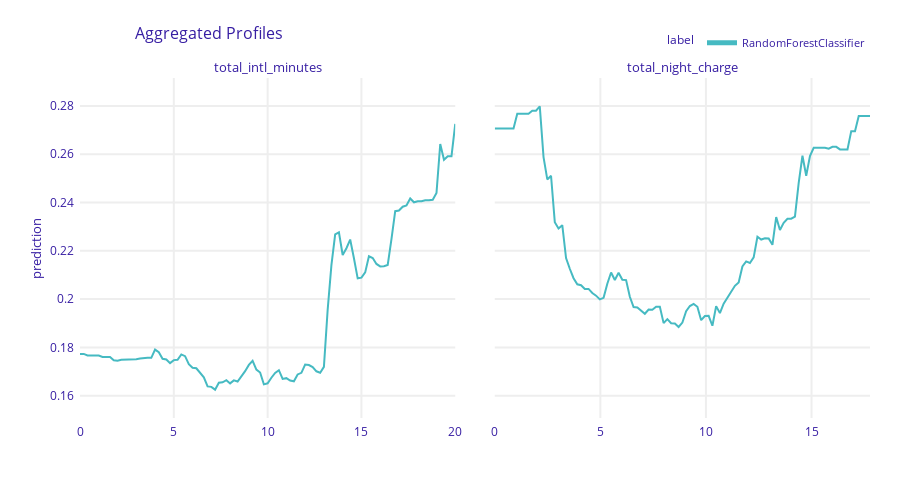

The cell this chart's notebook holds for it:
### Code cell
rfpdp = rfExplainer.model_profile()
rfpdp.plot(variables=['total_intl_minutes', 'total_night_charge'])

### Figure 1 — Plotly figure (JSON) as saved in the notebook; plotly's stock layout.template omitted (floating-point values rounded to 4 significant figures; data arrays with more than 128 entries replaced by an {"elided": "..."} marker saying what was removed)
{"data": [{"customdata": {"elided": "101x3 mixed values"}, "hovertemplate": "<b>%{hovertext}</b><br><br>prediction=%{y:.3f}<br>mean_prediction=%{customdata[0]:.3f}<extra></extra>", "hovertext": ["RandomForestClassifier", "RandomForestClassifier", "RandomForestClassifier", "RandomForestClassifier", "RandomForestClassifier", "RandomForestClassifier", "RandomForestClassifier", "RandomForestClassifier", "RandomForestClassifier", "RandomForestClassifier", "RandomForestClassifier", "RandomForestClassifier", "RandomForestClassifier", "RandomForestClassifier", "RandomForestClassifier", "RandomForestClassifier", "RandomForestClassifier", "RandomForestClassifier", "RandomForestClassifier", "RandomForestClassifier", "RandomForestClassifier", "RandomForestClassifier", "RandomForestClassifier", "RandomForestClassifier", "RandomForestClassifier", "RandomForestClassifier", "RandomForestClassifier", "RandomForestClassifier", "RandomForestClassifier", "RandomForestClassifier", "RandomForestClassifier", "RandomForestClassifier", "RandomForestClassifier", "RandomForestClassifier", "RandomForestClassifier", "RandomForestClassifier", "RandomForestClassifier", "RandomForestClassifier", "RandomForestClassifier", "RandomForestClassifier", "RandomForestClassifier", "RandomForestClassifier", "RandomForestClassifier", "RandomForestClassifier", "RandomForestClassifier", "RandomForestClassifier", "RandomForestClassifier", "RandomForestClassifier", "RandomForestClassifier", "RandomForestClassifier", "RandomForestClassifier", "RandomForestClassifier", "RandomForestClassifier", "RandomForestClassifier", "RandomForestClassifier", "RandomForestClassifier", "RandomForestClassifier", "RandomForestClassifier", "RandomForestClassifier", "RandomForestClassifier", "RandomForestClassifier", "RandomForestClassifier", "RandomForestClassifier", "RandomForestClassifier", "RandomForestClassifier", "RandomForestClassifier", "RandomForestClassifier", "RandomForestClassifier", "RandomForestClassifier", "RandomForestClassifier", "RandomForestClassifier", "RandomForestClassifier", "RandomForestClassifier", "RandomForestClassifier", "RandomForestClassifier", "RandomForestClassifier", "RandomForestClassifier", "RandomForestClassifier", "RandomForestClassifier", "RandomForestClassifier", "RandomForestClassifier", "RandomForestClassifier", "RandomForestClassifier", "RandomForestClassifier", "RandomForestClassifier", "RandomForestClassifier", "RandomForestClassifier", "RandomForestClassifier", "RandomForestClassifier", "RandomForestClassifier", "RandomForestClassifier", "RandomForestClassifier", "RandomForestClassifier", "RandomForestClassifier", "RandomForestClassifier", "RandomForestClassifier", "RandomForestClassifier", "RandomForestClassifier", "RandomForestClassifier", "RandomForestClassifier", "RandomForestClassifier"], "legendgroup": "RandomForestClassifier", "line": {"color": "#46bac2", "dash": "solid", "width": 2}, "marker": {"symbol": "circle"}, "mode": "lines", "name": "RandomForestClassifier", "opacity": 1, "orientation": "v", "showlegend": true, "type": "scatter", "x": [0, 0.2, 0.4, 0.6, 0.8, 1, 1.2, 1.4, 1.6, 1.8, 2, 2.2, 2.4, 2.6, 2.8, 3, 3.2, 3.4, 3.6, 3.8, 4, 4.2, 4.4, 4.6, 4.8, 5, 5.2, 5.4, 5.6, 5.8, 6, 6.2, 6.4, 6.6, 6.8, 7, 7.2, 7.4, 7.6, 7.8, 8, 8.2, 8.4, 8.6, 8.8, 9, 9.2, 9.4, 9.6, 9.8, 10, 10.2, 10.4, 10.6, 10.8, 11, 11.2, 11.4, 11.6, 11.8, 12, 12.2, 12.4, 12.6, 12.8, 13, 13.2, 13.4, 13.6, 13.8, 14, 14.2, 14.4, 14.6, 14.8, 15, 15.2, 15.4, 15.6, 15.8, 16, 16.2, 16.4, 16.6, 16.8, 17, 17.2, 17.4, 17.6, 17.8, 18, 18.2, 18.4, 18.6, 18.8, 19, 19.2, 19.4, 19.6, 19.8, 20], "xaxis": "x", "y": [0.1773, 0.1773, 0.1766, 0.1766, 0.1766, 0.1766, 0.176, 0.176, 0.176, 0.1747, 0.1745, 0.1749, 0.1749, 0.1749, 0.175, 0.1751, 0.1754, 0.1757, 0.1757, 0.1757, 0.1791, 0.178, 0.1753, 0.175, 0.1735, 0.1747, 0.1749, 0.1771, 0.1764, 0.1731, 0.1716, 0.1714, 0.1692, 0.1676, 0.1639, 0.1637, 0.1625, 0.1654, 0.1656, 0.1664, 0.1651, 0.1663, 0.1659, 0.1678, 0.1702, 0.1728, 0.1745, 0.1708, 0.1696, 0.1647, 0.1651, 0.1674, 0.1694, 0.1706, 0.1669, 0.1673, 0.1663, 0.166, 0.1688, 0.1695, 0.1729, 0.1727, 0.1719, 0.1701, 0.1695, 0.172, 0.1956, 0.2141, 0.2268, 0.2276, 0.2183, 0.2211, 0.2247, 0.2169, 0.2086, 0.2089, 0.2111, 0.2177, 0.217, 0.2146, 0.2135, 0.2136, 0.2142, 0.2248, 0.2364, 0.2367, 0.2383, 0.2388, 0.2417, 0.2401, 0.2405, 0.2405, 0.241, 0.241, 0.2412, 0.244, 0.2642, 0.2577, 0.2592, 0.2592, 0.2725], "yaxis": "y"}, {"customdata": {"elided": "101x3 mixed values"}, "hovertemplate": "<b>%{hovertext}</b><br><br>prediction=%{y:.3f}<br>mean_prediction=%{customdata[0]:.3f}<extra></extra>", "hovertext": ["RandomForestClassifier", "RandomForestClassifier", "RandomForestClassifier", "RandomForestClassifier", "RandomForestClassifier", "RandomForestClassifier", "RandomForestClassifier", "RandomForestClassifier", "RandomForestClassifier", "RandomForestClassifier", "RandomForestClassifier", "RandomForestClassifier", "RandomForestClassifier", "RandomForestClassifier", "RandomForestClassifier", "RandomForestClassifier", "RandomForestClassifier", "RandomForestClassifier", "RandomForestClassifier", "RandomForestClassifier", "RandomForestClassifier", "RandomForestClassifier", "RandomForestClassifier", "RandomForestClassifier", "RandomForestClassifier", "RandomForestClassifier", "RandomForestClassifier", "RandomForestClassifier", "RandomForestClassifier", "RandomForestClassifier", "RandomForestClassifier", "RandomForestClassifier", "RandomForestClassifier", "RandomForestClassifier", "RandomForestClassifier", "RandomForestClassifier", "RandomForestClassifier", "RandomForestClassifier", "RandomForestClassifier", "RandomForestClassifier", "RandomForestClassifier", "RandomForestClassifier", "RandomForestClassifier", "RandomForestClassifier", "RandomForestClassifier", "RandomForestClassifier", "RandomForestClassifier", "RandomForestClassifier", "RandomForestClassifier", "RandomForestClassifier", "RandomForestClassifier", "RandomForestClassifier", "RandomForestClassifier", "RandomForestClassifier", "RandomForestClassifier", "RandomForestClassifier", "RandomForestClassifier", "RandomForestClassifier", "RandomForestClassifier", "RandomForestClassifier", "RandomForestClassifier", "RandomForestClassifier", "RandomForestClassifier", "RandomForestClassifier", "RandomForestClassifier", "RandomForestClassifier", "RandomForestClassifier", "RandomForestClassifier", "RandomForestClassifier", "RandomForestClassifier", "RandomForestClassifier", "RandomForestClassifier", "RandomForestClassifier", "RandomForestClassifier", "RandomForestClassifier", "RandomForestClassifier", "RandomForestClassifier", "RandomForestClassifier", "RandomForestClassifier", "RandomForestClassifier", "RandomForestClassifier", "RandomForestClassifier", "RandomForestClassifier", "RandomForestClassifier", "RandomForestClassifier", "RandomForestClassifier", "RandomForestClassifier", "RandomForestClassifier", "RandomForestClassifier", "RandomForestClassifier", "RandomForestClassifier", "RandomForestClassifier", "RandomForestClassifier", "RandomForestClassifier", "RandomForestClassifier", "RandomForestClassifier", "RandomForestClassifier", "RandomForestClassifier", "RandomForestClassifier", "RandomForestClassifier", "RandomForestClassifier"], "legendgroup": "RandomForestClassifier", "line": {"color": "#46bac2", "dash": "solid", "width": 2}, "marker": {"symbol": "circle"}, "mode": "lines", "name": "RandomForestClassifier", "opacity": 1, "orientation": "v", "showlegend": false, "type": "scatter", "x": [0, 0.1777, 0.3554, 0.5331, 0.7108, 0.8885, 1.066, 1.244, 1.422, 1.599, 1.777, 1.955, 2.132, 2.31, 2.488, 2.665, 2.843, 3.021, 3.199, 3.376, 3.554, 3.732, 3.909, 4.087, 4.265, 4.442, 4.62, 4.798, 4.976, 5.153, 5.331, 5.509, 5.686, 5.864, 6.042, 6.22, 6.397, 6.575, 6.753, 6.93, 7.108, 7.286, 7.463, 7.641, 7.819, 7.997, 8.174, 8.352, 8.53, 8.707, 8.885, 9.063, 9.24, 9.418, 9.596, 9.774, 9.951, 10.13, 10.31, 10.48, 10.66, 10.84, 11.02, 11.2, 11.37, 11.55, 11.73, 11.91, 12.08, 12.26, 12.44, 12.62, 12.79, 12.97, 13.15, 13.33, 13.51, 13.68, 13.86, 14.04, 14.22, 14.39, 14.57, 14.75, 14.93, 15.1, 15.28, 15.46, 15.64, 15.82, 15.99, 16.17, 16.35, 16.53, 16.7, 16.88, 17.06, 17.24, 17.41, 17.59, 17.77], "xaxis": "x2", "y": [0.2707, 0.2707, 0.2707, 0.2707, 0.2707, 0.2707, 0.2768, 0.2768, 0.2768, 0.2768, 0.278, 0.278, 0.2798, 0.2588, 0.2496, 0.2511, 0.2319, 0.2293, 0.2306, 0.217, 0.2126, 0.2087, 0.2061, 0.2058, 0.2042, 0.2042, 0.2025, 0.2014, 0.1999, 0.2005, 0.2064, 0.211, 0.2079, 0.2109, 0.208, 0.2079, 0.201, 0.1967, 0.1965, 0.1953, 0.1939, 0.1957, 0.1956, 0.1968, 0.1968, 0.1901, 0.1917, 0.19, 0.1899, 0.1885, 0.1903, 0.195, 0.1971, 0.198, 0.1968, 0.1913, 0.193, 0.1931, 0.189, 0.1971, 0.1942, 0.1981, 0.2004, 0.2027, 0.2055, 0.2069, 0.2135, 0.2156, 0.215, 0.2173, 0.2258, 0.2247, 0.2252, 0.2251, 0.2225, 0.234, 0.2286, 0.2316, 0.2333, 0.2333, 0.2342, 0.2481, 0.2594, 0.2511, 0.2593, 0.2627, 0.2625, 0.2627, 0.2627, 0.2623, 0.2631, 0.2631, 0.262, 0.262, 0.262, 0.2696, 0.2696, 0.2758, 0.2758, 0.2758, 0.2758], "yaxis": "y2"}], "layout": {"annotations": [{"font": {"size": 13}, "showarrow": false, "text": "total_intl_minutes", "x": 0.2375, "xanchor": "center", "xref": "paper", "y": 1, "yanchor": "bottom", "yref": "paper"}, {"font": {"size": 13}, "showarrow": false, "text": "total_night_charge", "x": 0.7625, "xanchor": "center", "xref": "paper", "y": 1, "yanchor": "bottom", "yref": "paper"}, {"font": {"size": 13}, "showarrow": false, "text": "prediction", "textangle": -90, "x": -0.07, "xref": "paper", "y": 0.5, "yref": "paper"}], "font": {"color": "#371ea3"}, "height": 489, "hovermode": "x unified", "legend": {"font": {"size": 11}, "itemsizing": "constant", "orientation": "h", "title": {"font": {"size": 12}, "text": "label"}, "tracegroupgap": 0, "x": 1, "xanchor": "right", "y": 1.061, "yanchor": "bottom"}, "margin": {"b": 71, "r": 30, "t": 78}, "title": {"font": {"size": 16}, "text": "Aggregated Profiles", "x": 0.15}, "xaxis": {"anchor": "y", "automargin": true, "domain": [0, 0.475], "fixedrange": true, "gridwidth": 2, "showticklabels": true, "tickcolor": "white", "ticklen": 3, "ticks": "outside", "title": {"text": ""}, "type": "linear", "zeroline": false}, "xaxis2": {"anchor": "y2", "automargin": true, "domain": [0.525, 1], "fixedrange": true, "gridwidth": 2, "showticklabels": true, "tickcolor": "white", "ticklen": 3, "ticks": "outside", "title": {"text": ""}, "type": "linear", "zeroline": false}, "yaxis": {"anchor": "x", "automargin": true, "domain": [0, 1], "fixedrange": true, "gridwidth": 2, "range": [0.1508, 0.2916], "tickcolor": "white", "ticklen": 3, "ticks": "outside", "title": {"text": ""}, "type": "linear", "zeroline": false}, "yaxis2": {"anchor": "x2", "automargin": true, "domain": [0, 1], "fixedrange": true, "gridwidth": 2, "matches": "y", "showticklabels": false, "tickcolor": "white", "ticklen": 3, "ticks": "outside", "title": {"text": ""}, "type": "linear", "zeroline": false}}}
